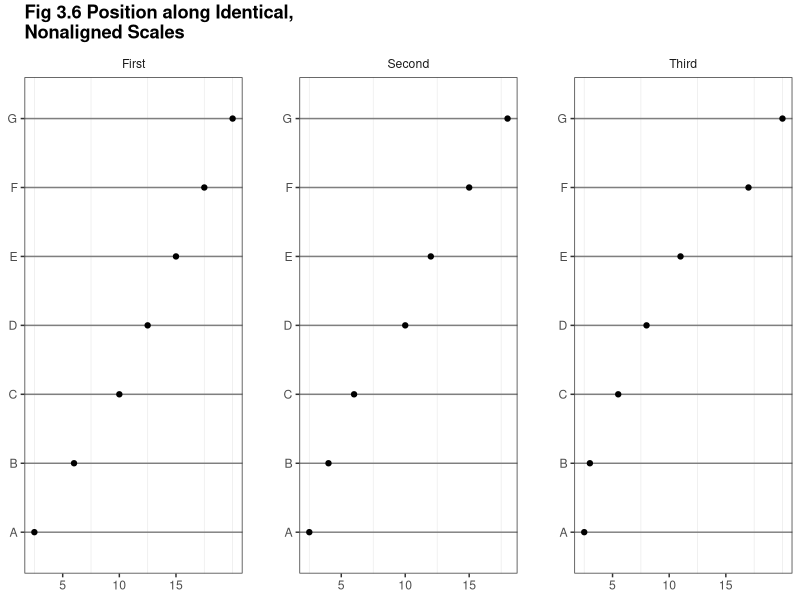
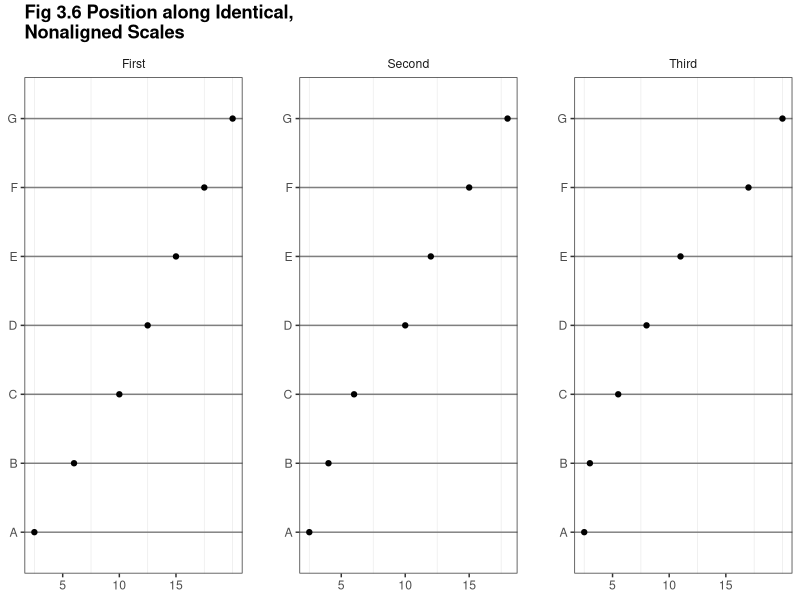

Recreate these plots in R, in order.
library(ggplot2)
library(reshape2) #melt()
library(grid) #unit()

this_base <- "fig03-06_position-along-identical-nonaligned-scales"

my_data <- data.frame(
  variable = c("A", "B", "C", "D", "E", "F", "G"),
  First = c(2.5, 6, 10, 12.5, 15, 17.5, 20),
  Second = c(2.5, 4, 6, 10, 12, 15, 18),
  Third = c(2.5, 3, 5.5, 8, 11, 17, 20))

my_data_long <- melt(my_data,
                  id.vars = c("variable"),
                  measure.vars = c("First", "Second", "Third"),
                  variable.name = "group")

p <- ggplot(my_data_long, aes(x = value, y = variable)) + 
  geom_point() +
  facet_wrap(~ group, scales = "free") +
  scale_x_continuous(breaks = c(5, 10, 15)) +
  ggtitle("Fig 3.6 Position along Identical,\nNonaligned Scales") +
  theme_bw() +
  theme(panel.margin = unit(2, "lines"),
        panel.grid.major.x = element_blank(),
        panel.grid.major.y = element_line(colour = "grey50"),
        plot.title = element_text(size = rel(1.2), face = "bold", vjust = 1.75),
          axis.title = element_blank(),
        strip.background = element_blank(),
        strip.text = element_text(vjust = 1)) 

p

ggsave(paste0(this_base, ".png"), 
       p, width = 6, height = 5)

## pedantic: missing tick marks at top of facets
